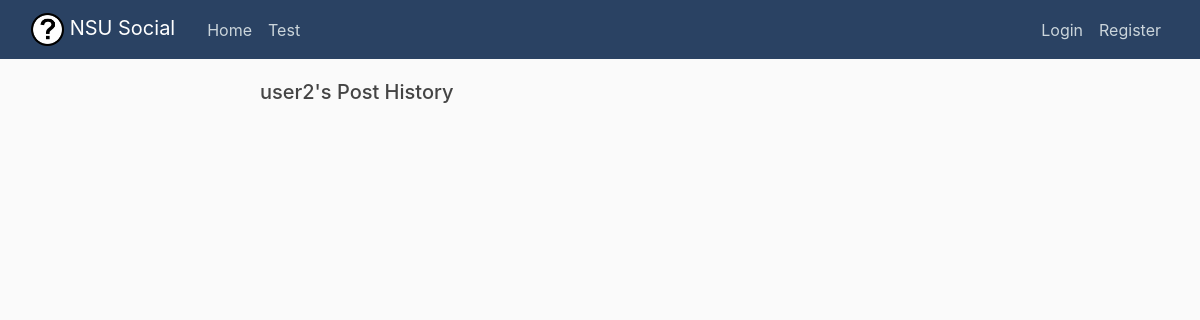
/posts/by/user2/, run on an earlier commit of the app's database.
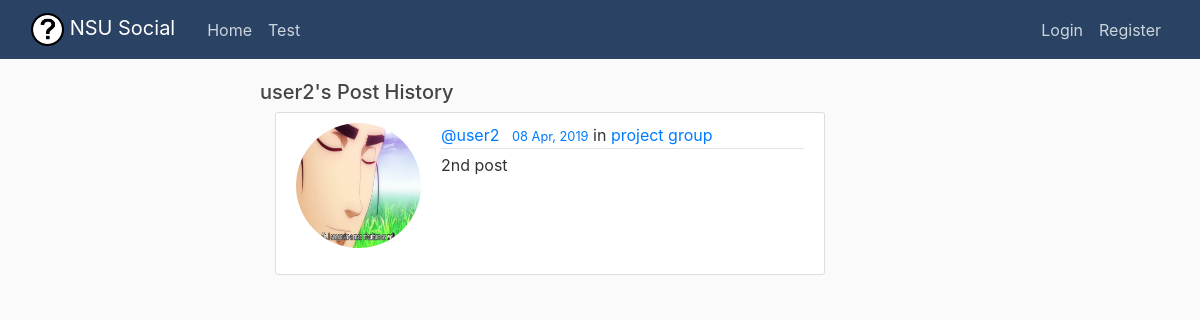
And on a later commit of the database.
### posts/models.py (models this page shows, shortened)
class Post(models.Model):
    user = models.ForeignKey(User, related_name="posts",on_delete=models.CASCADE)
    created_at = models.DateTimeField(auto_now=True)
    message = models.TextField()
    message_html = models.TextField(editable=False)
    group = models.ForeignKey(Group, related_name="posts",null=True, blank=True,on_delete=models.CASCADE)
    class Meta:
        ordering = ["-created_at"]
        unique_together = ["user", "message"]

### users/models.py (models this page shows, shortened)
class Profile(models.Model):
    user = models.OneToOneField(User, on_delete=models.CASCADE)
    nsu_id = models.IntegerField(null = True)
    image = models.ImageField(default='profile_pics/default.jpg', upload_to='profile_pics')
    status = models.CharField(max_length = 100, default = 'Status')
    bio = models.TextField(default = 'Bio')
    date_registered = models.DateTimeField(default=timezone.now)
    fb_link = models.URLField(default = 'https://www.facebook.com/')
    insta_link = models.URLField(default = 'https://www.instagram.com/')
    git_link = models.URLField(default = 'https://github.com/')
    linkedin_link = models.URLField(default = 'https://bd.linkedin.com/')
    twitter_link = models.URLField(default = 'https://twitter.com/')

### groups/models.py (models this page shows, shortened)
class Group(models.Model):
    name = models.CharField(max_length=255, unique=True)
    slug = models.SlugField(allow_unicode=True, unique=True)
    description = models.TextField(blank=True, default='')
    description_html = models.TextField(editable=False, default='', blank=True)
    members = models.ManyToManyField(User,through="GroupMember")
    class Meta:
        ordering = ["name"]

### posts/views.py (the view)
# urls.py: path("by/<username>/",views.UserPosts.as_view(),name="for_user"),
class UserPosts(generic.ListView):
    model = models.Post
    template_name = "posts/user_post_list.html"
    def get_queryset(self):
        try:
            self.post_user = User.objects.prefetch_related("posts").get(
                username__iexact=self.kwargs.get("username")
            )
        except User.DoesNotExist:
            raise Http404
        else:
            return self.post_user.posts.all()
    def get_context_data(self, **kwargs):
        context = super().get_context_data(**kwargs)
        context["post_user"] = self.post_user
        return context

### posts/templates/posts/user_post_list.html
{% extends "posts/post_base.html" %}
{% block prepost %}
<div class="container">
	<h5>{{ post_user.username }}'s Post History</h5>
</div>
{% endblock %}
{% block post_content %}
<div class="container">
	{% for post in post_list %}
		{% include "posts/_post.html" %}
	{% endfor %}
</div>
{% endblock %}

### posts/templates/posts/_post.html (shortened to what this page needs)
<div class="container-fluid">
  <article class="media content-section">
    <img class="rounded-circle account-img" src="{{ post.user.profile.image.url }}" alt="">
    <div class="media-body">
      <div class="article-metadata">
        <a class="mr-2" href="{% url 'user-detail' post.user.profile.id %}">@{{ post.user.username }}</a>
        <small class="text-muted"><a href="{% url 'posts:single' username=post.user.username pk=post.pk %}">
          {{ post.created_at|date:"d M, Y" }}</a></small>
          {% if post.group %}
			<span class="group-name">in <a href="{% url 'groups:single' slug=post.group.slug %}">{{ post.group.name }}</a></span>
			{% endif %}
      </div>
      <p class="article-content">{{ post.message }}</p>
    </div>
  </article>
</div>

What changed in the data, as far as the page shows it:
added Post: user.profile.image (picture), user.username "user2", created_at "08 Apr, 2019", group.name "project group", message "2nd post"
